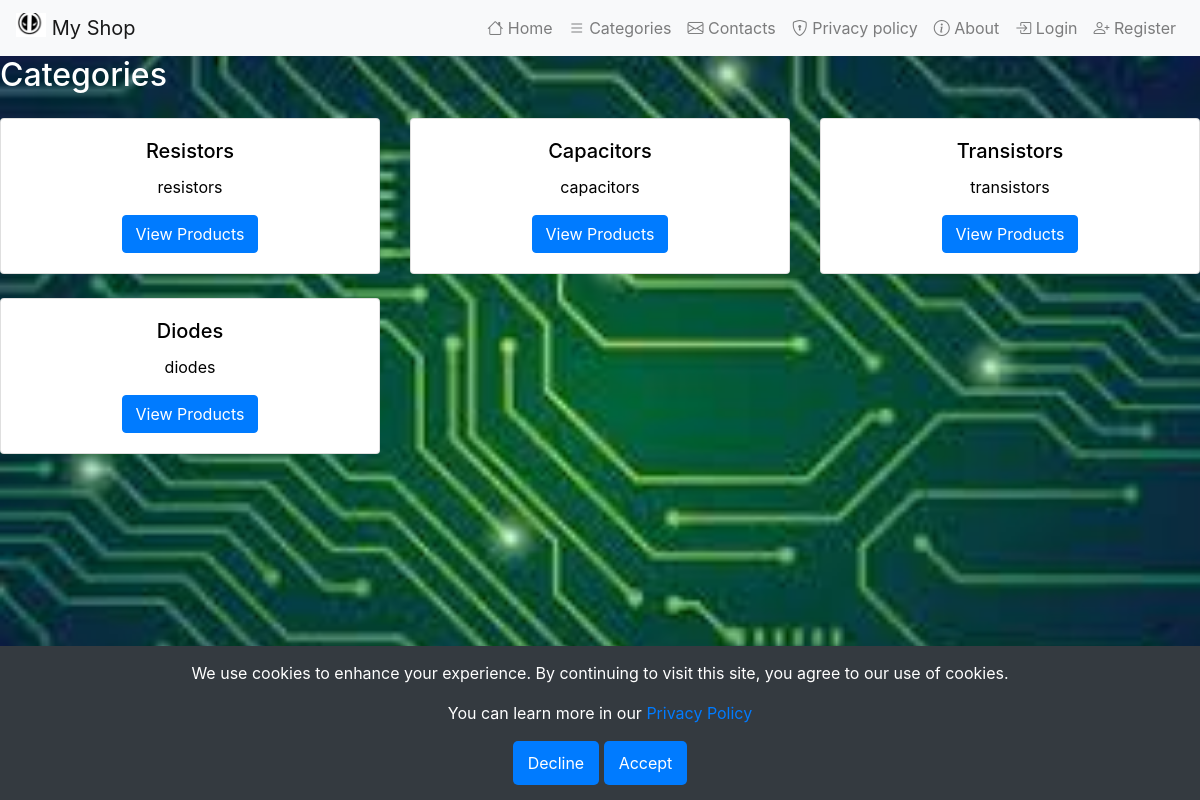
Page /categories/ on the committed database.
### electronics_shop/electronics/models.py (models this page shows, shortened)
class Category(models.Model):
    NAME_MAX_LENGTH = 255
    name = models.CharField(max_length=NAME_MAX_LENGTH)
    description = models.TextField()

### electronics_shop/categories/views.py (the view)
# urls.py: path('', CategoryListView.as_view(), name='category_list'),
class CategoryListView(ListView):
    model = Category
    template_name = 'categories/category_list.html'
    context_object_name = 'category_list'

### templates/categories/category_list.html (shortened to what this page needs)
{% extends 'base.html' %}
{% block content %}
<h2 class="mb-4">Categories</h2>
<div class="row">
    {% for category in category_list %}
    <div class="col-md-4 text-center">
        <div class="card mb-4">
            <div class="card-body">
                <h5 class="card-title">{{ category.name }}</h5>
                <p class="card-text">{{ category.description|truncatewords:15 }}</p>
                <a href="{% url 'category_detail' category.pk %}" class="btn btn-primary">View Products</a>
            </div>
        </div>
    </div>
    {% endfor %}
</div>
{% endblock %}

### rows in the picture
Category: name "Resistors", description "resistors"
Category: name "Capacitors", description "capacitors"
Category: name "Transistors", description "transistors"
Category: name "Diodes", description "diodes"
